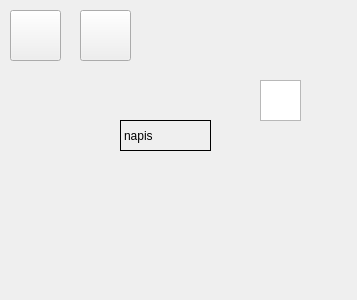
<?xml version="1.0" encoding="UTF-8"?>
<ui version="4.0">
 <class>Form</class>
 <widget class="QWidget" name="Form">
  <property name="geometry">
   <rect>
    <x>0</x>
    <y>0</y>
    <width>357</width>
    <height>300</height>
   </rect>
  </property>
  <property name="windowTitle">
   <string>Desktop Farming</string>
  </property>
  <property name="styleSheet">
   <string notr="true">QWidget {
background-color:&quot;#aaff7f&quot;
}</string>
  </property>
  <widget class="QPushButton" name="pushButton">
   <property name="geometry">
    <rect>
     <x>10</x>
     <y>10</y>
     <width>51</width>
     <height>51</height>
    </rect>
   </property>
   <property name="styleSheet">
    <string notr="true"/>
   </property>
   <property name="text">
    <string/>
   </property>
   <property name="icon">
    <iconset>
     <normaloff>../../Desktop/Inne/chill.jpg</normaloff>../../Desktop/Inne/chill.jpg</iconset>
   </property>
   <property name="iconSize">
    <size>
     <width>48</width>
     <height>48</height>
    </size>
   </property>
  </widget>
  <widget class="QLabel" name="label">
   <property name="geometry">
    <rect>
     <x>120</x>
     <y>120</y>
     <width>91</width>
     <height>31</height>
    </rect>
   </property>
   <property name="mouseTracking">
    <bool>false</bool>
   </property>
   <property name="frameShape">
    <enum>QFrame::Box</enum>
   </property>
   <property name="text">
    <string>napis</string>
   </property>
  </widget>
  <widget class="QGraphicsView" name="graphicsView">
   <property name="geometry">
    <rect>
     <x>260</x>
     <y>80</y>
     <width>41</width>
     <height>41</height>
    </rect>
   </property>
  </widget>
  <widget class="QPushButton" name="pushButton_2">
   <property name="geometry">
    <rect>
     <x>80</x>
     <y>10</y>
     <width>51</width>
     <height>51</height>
    </rect>
   </property>
   <property name="styleSheet">
    <string notr="true"/>
   </property>
   <property name="text">
    <string/>
   </property>
   <property name="icon">
    <iconset>
     <normaloff>../../Desktop/Inne/chill.jpg</normaloff>../../Desktop/Inne/chill.jpg</iconset>
   </property>
   <property name="iconSize">
    <size>
     <width>48</width>
     <height>48</height>
    </size>
   </property>
  </widget>
 </widget>
 <resources/>
 <connections/>
</ui>
